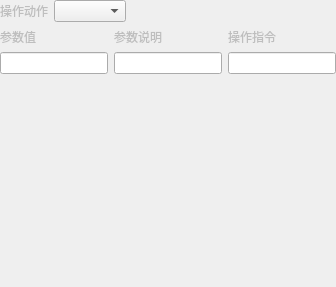
          <widget class="QWidget" name="varSinglepage">
           <layout class="QGridLayout" name="gridLayout_10">
            <property name="leftMargin">
             <number>0</number>
            </property>
            <property name="topMargin">
             <number>0</number>
            </property>
            <property name="rightMargin">
             <number>0</number>
            </property>
            <property name="bottomMargin">
             <number>0</number>
            </property>
            <item row="3" column="1">
             <spacer name="verticalSpacer_3">
              <property name="orientation">
               <enum>Qt::Vertical</enum>
              </property>
              <property name="sizeHint" stdset="0">
               <size>
                <width>17</width>
                <height>213</height>
               </size>
              </property>
             </spacer>
            </item>
            <item row="1" column="0" colspan="2">
             <layout class="QHBoxLayout" name="horizontalLayout_148">
              <item>
               <widget class="QLabel" name="label_42">
                <property name="enabled">
                 <bool>false</bool>
                </property>
                <property name="text">
                 <string>参数值  </string>
                </property>
               </widget>
              </item>
              <item>
               <widget class="QLabel" name="label_41">
                <property name="enabled">
                 <bool>false</bool>
                </property>
                <property name="text">
                 <string>参数说明</string>
                </property>
               </widget>
              </item>
              <item>
               <widget class="QLabel" name="label_83">
                <property name="enabled">
                 <bool>false</bool>
                </property>
                <property name="text">
                 <string>操作指令</string>
                </property>
               </widget>
              </item>
             </layout>
            </item>
            <item row="2" column="0" colspan="2">
             <layout class="QHBoxLayout" name="horizontalLayout_147">
              <item>
               <layout class="QHBoxLayout" name="horizontalLayout_23">
                <item>
                 <widget class="QLineEdit" name="triggerPara">
                  <property name="enabled">
                   <bool>true</bool>
                  </property>
                 </widget>
                </item>
               </layout>
              </item>
              <item>
               <layout class="QHBoxLayout" name="horizontalLayout_47">
                <item>
                 <widget class="QLineEdit" name="triggerDis">
                  <property name="enabled">
                   <bool>true</bool>
                  </property>
                 </widget>
                </item>
               </layout>
              </item>
              <item>
               <layout class="QHBoxLayout" name="horizontalLayout_146">
                <item>
                 <widget class="QLineEdit" name="operationOrder"/>
                </item>
               </layout>
              </item>
             </layout>
            </item>
            <item row="0" column="0" colspan="2">
             <layout class="QHBoxLayout" name="horizontalLayout_22">
              <item>
               <widget class="QLabel" name="label_9">
                <property name="enabled">
                 <bool>false</bool>
                </property>
                <property name="text">
                 <string>操作动作</string>
                </property>
               </widget>
              </item>
              <item>
               <widget class="QComboBox" name="operationAction"/>
              </item>
              <item>
               <spacer name="horizontalSpacer_12">
                <property name="orientation">
                 <enum>Qt::Horizontal</enum>
                </property>
                <property name="sizeHint" stdset="0">
                 <size>
                  <width>40</width>
                  <height>20</height>
                 </size>
                </property>
               </spacer>
              </item>
             </layout>
            </item>
           </layout>
          </widget>
